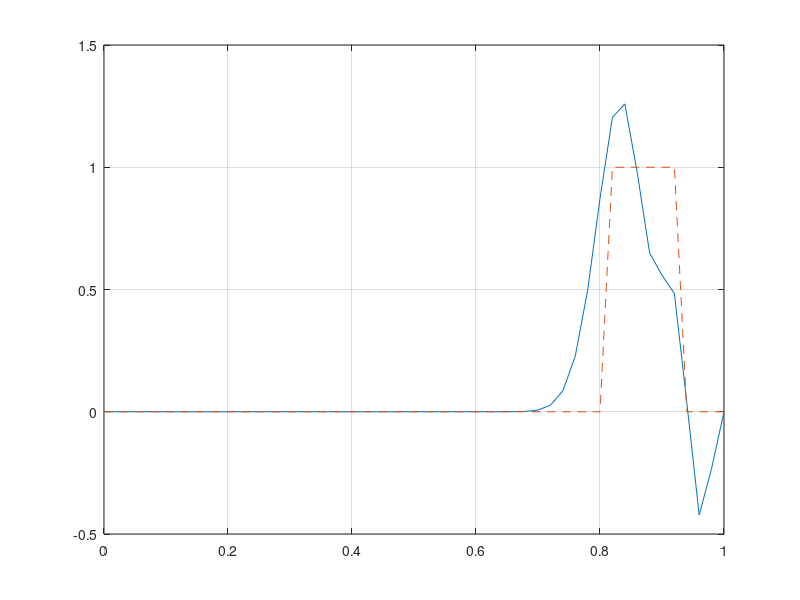
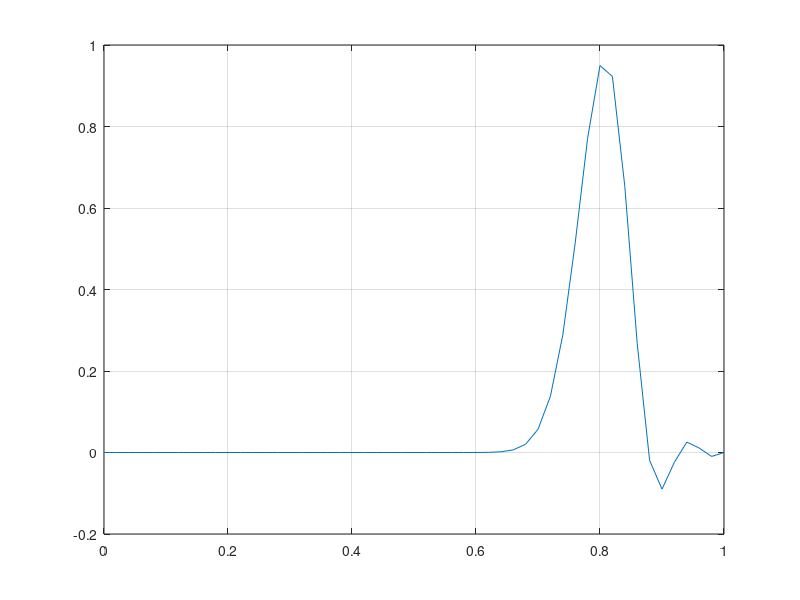

These figures' MATLAB source, in order:
%box scheme
%input
deltaX=0.02;t=1;
%retangular wave initial condition
%exact solution
y=@(x,t)x-t./(1+x.^2);
%function
deltaT=deltaX;
a=@(x,t)(1+x^2)/(1+2*x*t+2*x^2+x^4);
%x
N=round(t./deltaT);
%t
M=round(1./deltaX)+1;
U=zeros(N,M);
for i=1:M
    if (i/M>=0.2)&&(i/M<=0.4)
        U(1,i)=1;
    end
end
for j=2:N
    for i=2:(M-1)
        U(j,i)=U(j-1,i-1)+(1-a(deltaX*(i+0.5),deltaT*(j+0.5)))./(1+a(deltaX*(i+0.5),deltaT*(j+0.5))).*(U(j-1,i)-U(j,i-1));        
    end
end
xx=0:deltaX:1;
plot(xx,U(N,:))
hold on;
yy=y(xx,N*deltaT);
U_exact=zeros(1,M);
for k=1:M
    if (yy(k)>=0.2)&&(yy(k)<=0.4)
        U_exact(k)=1;
    end
end
plot(xx,U_exact,'--')
grid on;

%Guassian initial condition
%exact solution
y=@(x,t)x-t./(1+x.^2);
%function
deltaT=deltaX;
%a(x,t)
a=@(x,t)(1+x^2)/(1+2*x*t+2*x^2+x^4);
%region
N=round(t./deltaT);
M=round(1./deltaX)+1;
U=zeros(N,M);
F=zeros(N,M);
%initial condition
g=@(x)exp(-10*(4*x-1)^2);
for i=1:M
    U(1,i)=g(i*deltaX);
end
for j=2:N
    for i=2:(M-1)        
    U(j,i)=U(j-1,i-1)+(1-a(deltaX*(i+0.5),deltaT*(j+0.5)))./(1+a(deltaX*(i+0.5),deltaT*(j+0.5))).*(U(j-1,i)-U(j,i-1));       
    end
end
xx=0:deltaX:1;
figure;
plot(xx,U(N,:))
grid on;